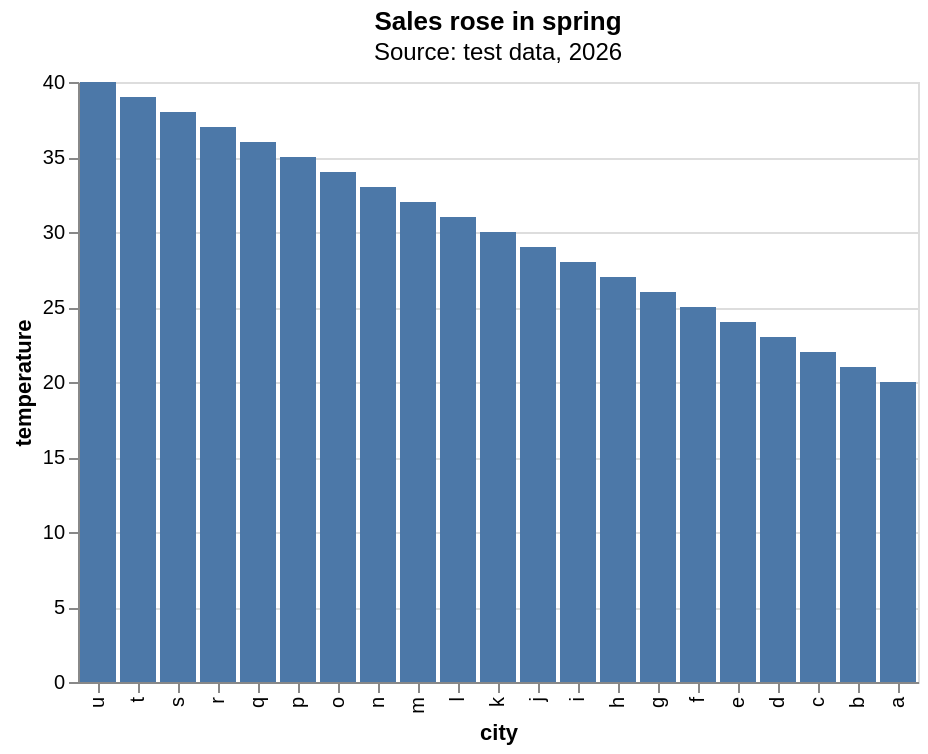

The specification (Vega-Lite) saved for this image:
### Vega-Lite specification from a JSON file in a GitHub repository (floating-point values rounded to 4 significant figures)
{"mark": "bar", "title": {"text": "Sales rose in spring", "subtitle": "Source: test data, 2026"}, "data": {"values": [{"city": "a", "temperature": 20}, {"city": "b", "temperature": 21}, {"city": "c", "temperature": 22}, {"city": "d", "temperature": 23}, {"city": "e", "temperature": 24}, {"city": "f", "temperature": 25}, {"city": "g", "temperature": 26}, {"city": "h", "temperature": 27}, {"city": "i", "temperature": 28}, {"city": "j", "temperature": 29}, {"city": "k", "temperature": 30}, {"city": "l", "temperature": 31}, {"city": "m", "temperature": 32}, {"city": "n", "temperature": 33}, {"city": "o", "temperature": 34}, {"city": "p", "temperature": 35}, {"city": "q", "temperature": 36}, {"city": "r", "temperature": 37}, {"city": "s", "temperature": 38}, {"city": "t", "temperature": 39}, {"city": "u", "temperature": 40}]}, "encoding": {"x": {"field": "city", "type": "nominal", "sort": "-y"}, "y": {"field": "temperature", "type": "quantitative"}}}
